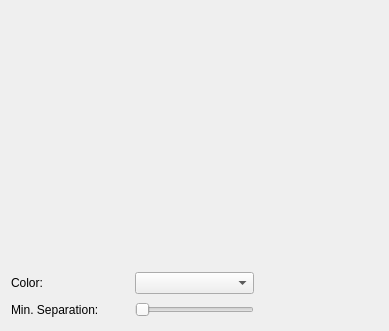
<ui version="4.0" >
 <class>FSubscriber</class>
 <widget class="QWidget" name="FSubscriber" >
  <property name="geometry" >
   <rect>
    <x>0</x>
    <y>0</y>
    <width>389</width>
    <height>331</height>
   </rect>
  </property>
  <property name="windowTitle" >
   <string>Subscriber</string>
  </property>
  <layout class="QGridLayout" >
   <item row="0" column="0" colspan="3" >
    <widget class="MyQFrame" native="1" name="view" />
   </item>
   <item row="1" column="0" >
    <widget class="QSplitter" name="splitter2" >
     <property name="orientation" >
      <enum>Qt::Horizontal</enum>
     </property>
     <widget class="QLabel" name="textLabel1" >
      <property name="text" >
       <string>Color:</string>
      </property>
      <property name="wordWrap" >
       <bool>false</bool>
      </property>
     </widget>
    </widget>
   </item>
   <item row="2" column="0" >
    <widget class="QSplitter" name="splitter3" >
     <property name="orientation" >
      <enum>Qt::Horizontal</enum>
     </property>
     <widget class="QLabel" name="strengt" >
      <property name="text" >
       <string>Min. Separation:</string>
      </property>
      <property name="wordWrap" >
       <bool>false</bool>
      </property>
     </widget>
    </widget>
   </item>
   <item row="1" column="1" >
    <widget class="QComboBox" name="combo" />
   </item>
   <item row="2" column="1" >
    <widget class="QSlider" name="slider" >
     <property name="minimum" >
      <number>0</number>
     </property>
     <property name="maximum" >
      <number>4</number>
     </property>
     <property name="pageStep" >
      <number>1</number>
     </property>
     <property name="orientation" >
      <enum>Qt::Horizontal</enum>
     </property>
     <property name="tickInterval" >
      <number>1</number>
     </property>
    </widget>
   </item>
   <item row="1" column="2" >
    <spacer>
     <property name="orientation" >
      <enum>Qt::Horizontal</enum>
     </property>
     <property name="sizeType" >
      <enum>QSizePolicy::Expanding</enum>
     </property>
     <property name="sizeHint" >
      <size>
       <width>110</width>
       <height>20</height>
      </size>
     </property>
    </spacer>
   </item>
   <item row="2" column="2" >
    <spacer>
     <property name="orientation" >
      <enum>Qt::Horizontal</enum>
     </property>
     <property name="sizeType" >
      <enum>QSizePolicy::Expanding</enum>
     </property>
     <property name="sizeHint" >
      <size>
       <width>100</width>
       <height>20</height>
      </size>
     </property>
    </spacer>
   </item>
  </layout>
 </widget>
 <layoutdefault spacing="6" margin="11" />
 <customwidgets>
  <customwidget>
   <class>MyQFrame</class>
   <extends>QWidget</extends>
   <header location="global" >MyQFrame.h</header>
  </customwidget>
 </customwidgets>
 <includes>
  <include location="global" >orte.h</include>
  <include location="local" >BoxType.h</include>
  <include location="local" >MyQFrame.h</include>
 </includes>
 <resources/>
 <connections>
  <connection>
   <sender>combo</sender>
   <signal>activated(int)</signal>
   <receiver>FSubscriber</receiver>
   <slot>comboActivated(int)</slot>
   <hints>
    <hint type="sourcelabel" >
     <x>20</x>
     <y>20</y>
    </hint>
    <hint type="destinationlabel" >
     <x>20</x>
     <y>20</y>
    </hint>
   </hints>
  </connection>
  <connection>
   <sender>slider</sender>
   <signal>valueChanged(int)</signal>
   <receiver>FSubscriber</receiver>
   <slot>sliderValueChanged(int)</slot>
   <hints>
    <hint type="sourcelabel" >
     <x>20</x>
     <y>20</y>
    </hint>
    <hint type="destinationlabel" >
     <x>20</x>
     <y>20</y>
    </hint>
   </hints>
  </connection>
 </connections>
</ui>
